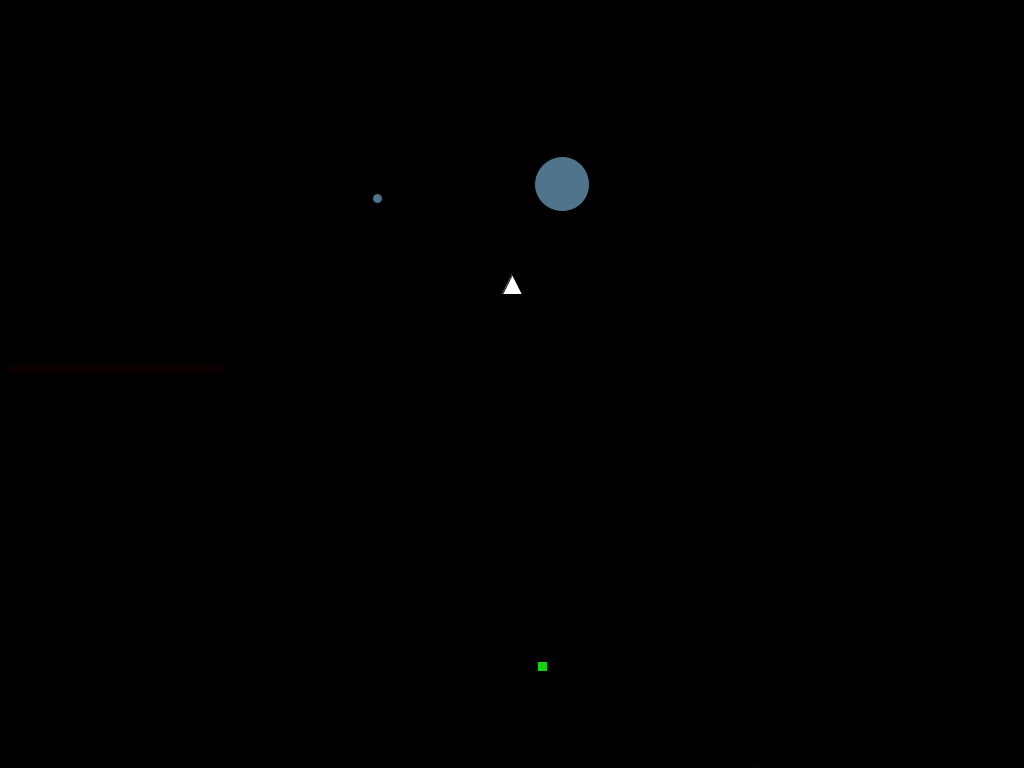
Frame 1 (no input)
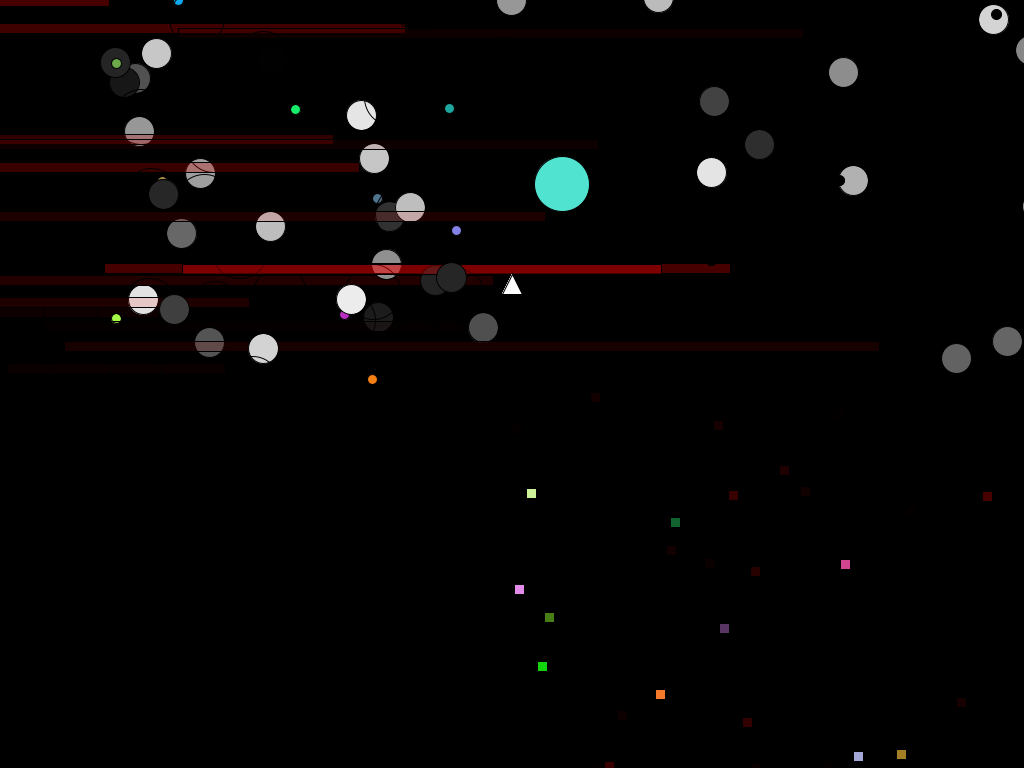
Frame 60 (the mouse pressed at the canvas centre just before this capture)
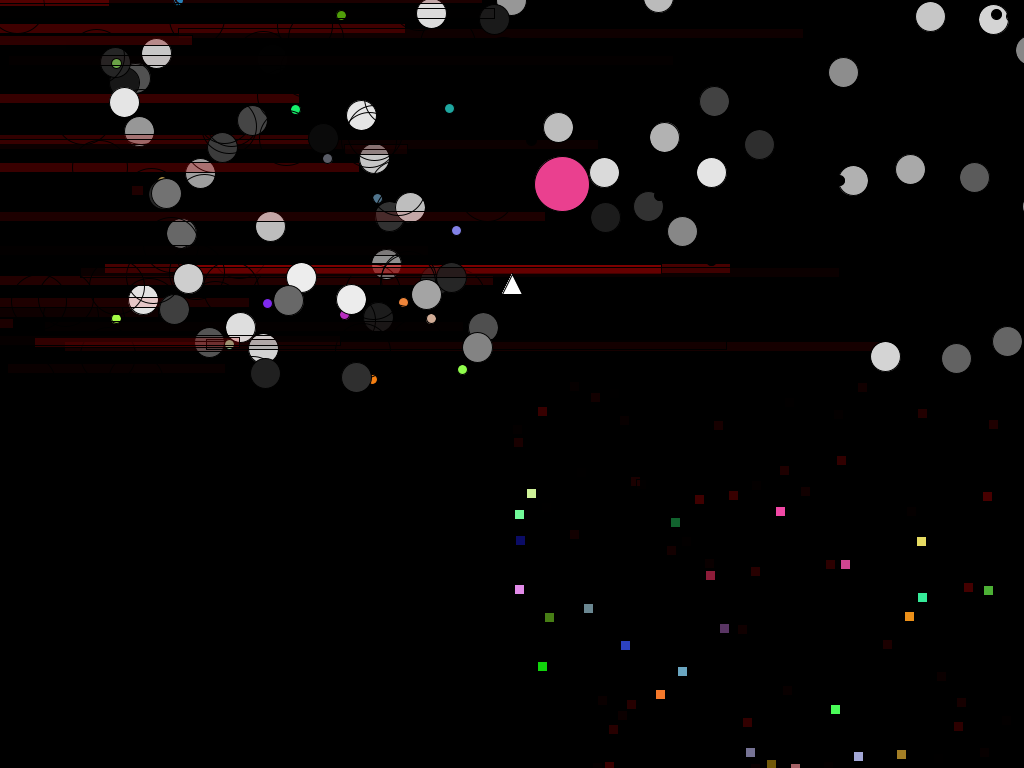
Frame 120 (the mouse held since frame 60 and released just before this capture)

The Processing sketch that drew these frames (run headless with seeded random() and noise(); from frame 60 on, the mouse is pressed at the canvas centre):

// Processing sketch: FACE_01
// ── FACE_01.pde

void setup(){
size(1024,768);
background(0);
}



void draw(){
translate(512,768/2);
noFill();
ellipseMode(CENTER); 
ellipse(random (-500), random (-600), 55, 55);


fill(random (255));
ellipseMode(CENTER); 
ellipse(random (-400), random (-1200), 30, 30);


fill(random(255),random(255),random(255));
ellipseMode(CENTER); 
ellipse(random (-400), random (-2000), 10, 10);



ellipseMode(CENTER); 
ellipse(50, -200, 55, 55);


fill(random (255));
ellipseMode(CENTER); 
ellipse(random (1000), random(-2000), 30, 30);


fill(0);
ellipseMode(CENTER); 
ellipse(random(600), random(-1200), 10, 10);

translate(0,-90);
fill(255);
triangle(-10, 0, 0, -20, 10, 0);


fill(random(255), 0, 0, random(100));
translate(0,90);
rectMode(CENTER);
rect(random(-1000),random(-1000),random(900),10);

rectMode(CENTER);
rect(random(600),random(800),10,10);

fill(random(255),random(255),random(255));
translate(0,90);
rectMode(CENTER);
rect(random(1000),random(800),10,10);

}
